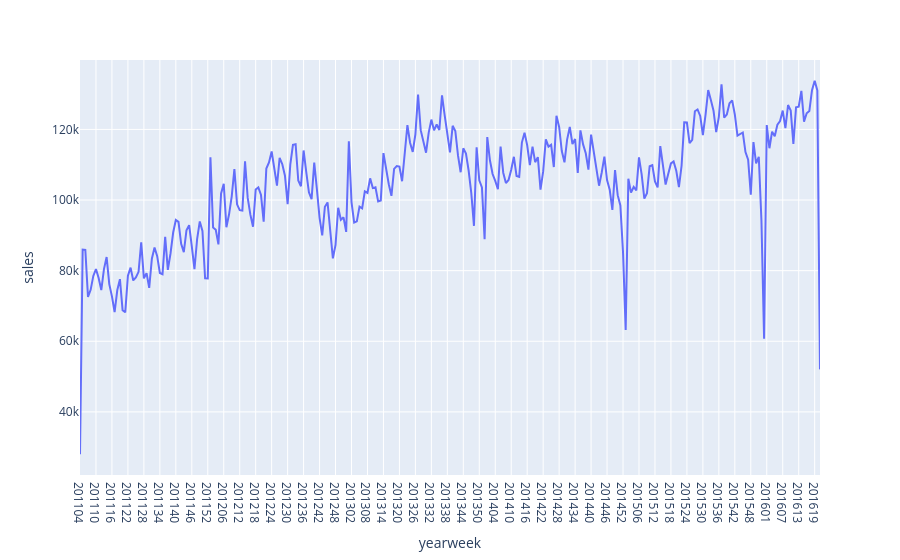

Notebook code cell kept with this figure:
### Markdown cell above
## Overall sales analysis

### Code cell
temp_df = data.groupby('yearweek',as_index=False).agg(sales = ('weekly_sales',"sum")).sort_values(by='yearweek')

px.line(data_frame=temp_df,x='yearweek',y='sales')

### Figure 1 — Plotly figure (JSON) as saved in the notebook; plotly's stock layout.template omitted (floating-point values rounded to 4 significant figures; data arrays with more than 128 entries replaced by an {"elided": "..."} marker saying what was removed)
{"data": [{"hovertemplate": "yearweek=%{x}<br>sales=%{y}<extra></extra>", "legendgroup": "", "line": {"color": "#636efa", "dash": "solid"}, "marker": {"symbol": "circle"}, "mode": "lines", "name": "", "orientation": "v", "showlegend": false, "type": "scatter", "x": {"elided": "279 str values"}, "xaxis": "x", "y": {"elided": "279 float values"}, "yaxis": "y"}], "layout": {"legend": {"tracegroupgap": 0}, "margin": {"t": 60}, "xaxis": {"anchor": "y", "domain": [0, 1], "title": {"text": "yearweek"}}, "yaxis": {"anchor": "x", "domain": [0, 1], "title": {"text": "sales"}}}}
